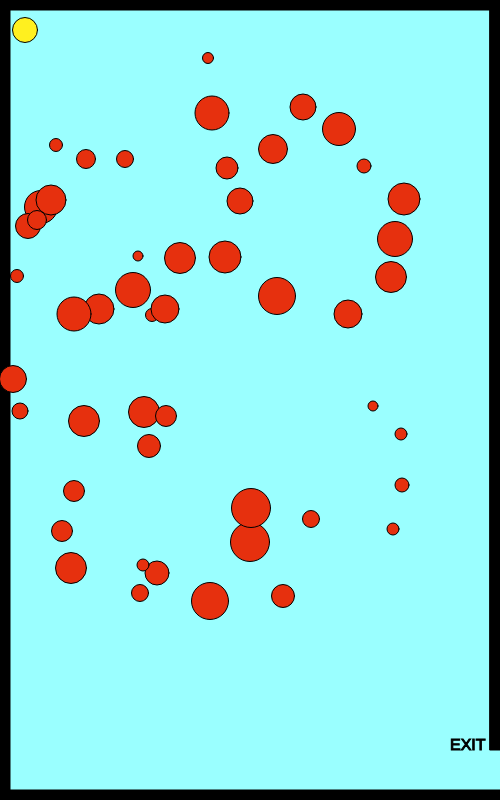
Frame 1 (no input)
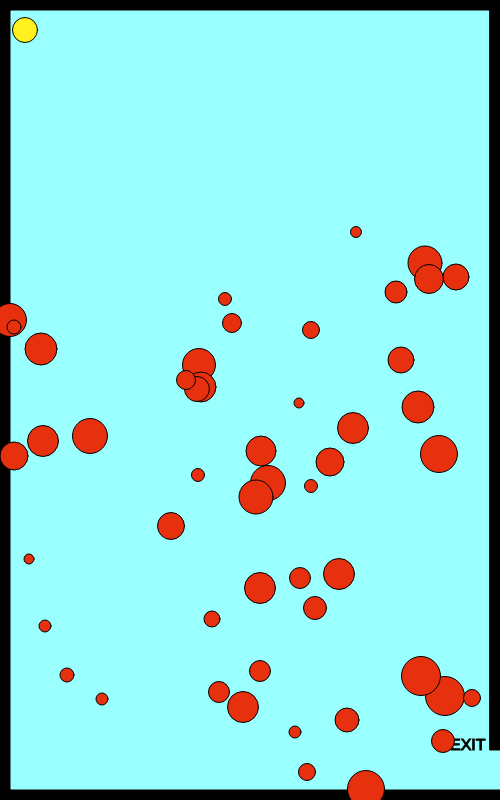
Frame 60 (no input)
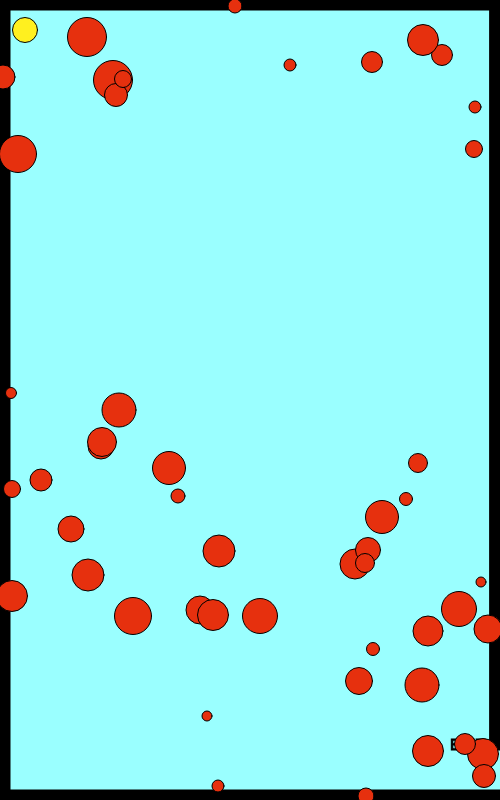
Frame 120 (the mouse pressed at the canvas centre since frame 60)

The p5.js sketch that drew these frames (run headless with seeded random() and noise() and a simulated clock; from frame 60 on, the mouse is pressed at the canvas centre):

// p5.js sketch
// ── sketch.js

var characterX = 100;
var characterY = 100;

var w = 87;
var s = 83;
var a = 65;
var d = 68;

// x and y for a shape
var shapeX = 30;
var shapeY = 50;

var shapeXs = [];
var shapeYs = [];
var diameters = [];

var shapeXSpeeds = [];
var shapeYSpeeds = [];

var mouseShapeX;
var mouseShapeY;

function setup() {
    createCanvas(500, 800);
    
    for (var i = 0; i < 50; i++) {
        shapeXSpeeds[i] = Math.floor(Math.random() * (Math.floor(Math.random() * 5)) + 1);
        shapeYSpeeds[i] = Math.floor(Math.random() * (Math.floor(Math.random() * 5)) + 1);
        shapeXs[i] = getRandomNumber(400);
        shapeYs[i] = getRandomNumber(600);
        diameters[i] = getRandomNumber(30);
    }

    createCharacter(25, 30);
}

function draw() {
    background(154,415,738);
    stroke(0);
    fill(0);

    // call createBorders function
    createBorders();

    // exit message
    textSize(16);
    text("EXIT", width - 50, height - 50)

    //createCharacter(200,350);
    drawCharacter();
    characterMovement();


    // potential enemy
    fill(230,48,14);
    // draw the shape
    for (var i = 0; i < shapeXs.length; i++) {
        circle(shapeXs[i], shapeYs[i], diameters[i]);
        shapeXSpeeds[i] = Math.floor(Math.random() * (Math.floor(Math.random() * 10)) + 1);
        shapeYSpeeds[i] = Math.floor(Math.random() * (Math.floor(Math.random() * 10)) + 1);




        // move the shape
        shapeXs[i] += shapeXSpeeds[i];
        shapeYs[i] += shapeYSpeeds[i];
        
        if (shapeXs[i] > width) {
            shapeXs[i] = 0;
        }
        if (shapeXs[i] < 0) {
            shapeXs[i] = width;
        }
        if (shapeYs[i] > height) {
            shapeYs[i] = 0;
        }
        if (shapeYs[i] < 0) {
            shapeYs[i] = height;
        }
    }
    
    if (characterX > width && characterY > width - 50) {
        fill(0);
        stroke(5);
        textSize(26);
        text("You escaped......for now", width / 2 - 50, height / 2 - 50);
    }

    // create the shape based on the mouse click
    fill(175,160,198);
    circle(mouseShapeX, mouseShapeY, 100);
}

function characterMovement() {
    
    if (keyIsDown(w)) {
        characterY -= 10;
    }
    if (keyIsDown(s)) {
        characterY += 10;
    }
    if (keyIsDown(a)) {
        characterX -= 10;
        console.log("movement: " + characterX);
    }
    if (keyIsDown(d)) {
        characterX += 10;
    }
}

function createCharacter(x, y) {
    characterX = x;
    characterY = y;
}

function drawCharacter() {
    fill(255,240,31);
    circle(characterX,characterY,25);
}

function createBorders() {
   rect(0,0,width,10);
  
    rect(0,0,10,height);
    
    rect(0, height-10,width, 10);
   
    rect(width-10,0,10,height-50);
}

function mouseClicked() {
    mouseShapeX = mouseX;
    mouseShapeY = mouseY;
}

function getRandomNumber(number) {
    return Math.floor(Math.random() * number) + 10;
}
